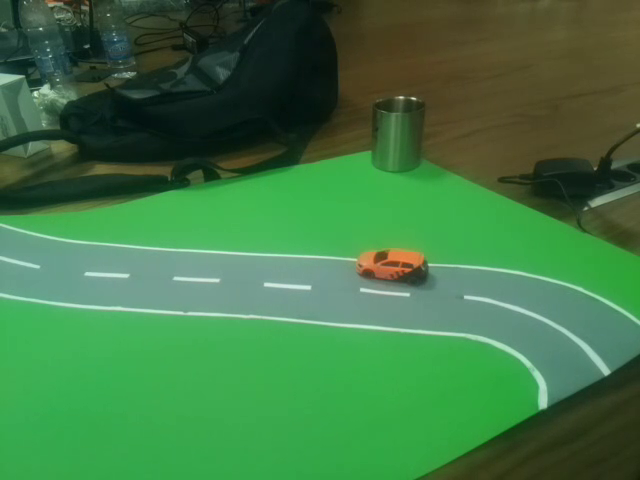
#> input picture frame 24 of video.mp4, 640 x 480 px
$ python opencv_track.py   (Python 2 division)
#> lines starting #> are read from the running program, lines starting #| are printed output that depends on the picture
import cv2
import sys
import numpy as np
(major_ver, minor_ver, subminor_ver) = (cv2.__version__).split('.')

# [9 lines of commented-out code are left out]

if __name__ == '__main__' :

    # Set up classifier
    car_cascade = cv2.CascadeClassifier("cars.xml")

    # Set up tracker.
    # Instead of MIL, you can also use

    tracker_types = ['BOOSTING', 'MIL','KCF', 'TLD', 'MEDIANFLOW', 'GOTURN']
    tracker_type = tracker_types[2]

    if int(minor_ver) < 3:
        tracker = cv2.Tracker_create(tracker_type)
    else:
        if tracker_type == 'BOOSTING':
            tracker = cv2.TrackerBoosting_create()
        if tracker_type == 'MIL':
            tracker = cv2.TrackerMIL_create()
        if tracker_type == 'KCF':
            tracker = cv2.TrackerKCF_create()
        if tracker_type == 'TLD':
            tracker = cv2.TrackerTLD_create()
        if tracker_type == 'MEDIANFLOW':
            tracker = cv2.TrackerMedianFlow_create()
        if tracker_type == 'GOTURN':
            tracker = cv2.TrackerGOTURN_create()

    # Read video
    video = cv2.VideoCapture("video.mp4")

    # Exit if video not opened.
    if not video.isOpened():
	print "Could not open video"
        sys.exit()

    # Read first frame.
    ok, frame = video.read()
#> frame is the input picture: shape (480, 640, 3); mean B, G, R 68.7, 120.5, 63.8
    if not ok:
        print 'Cannot read video file'
        sys.exit()

    gray = cv2.cvtColor(frame, cv2.COLOR_BGR2GRAY)
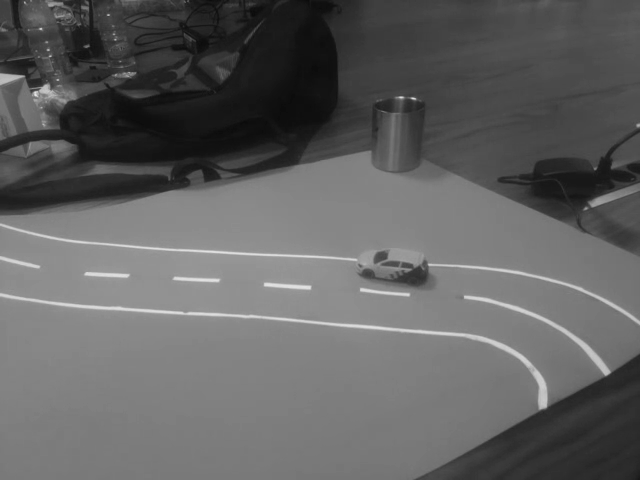
#> gray: shape (480, 640); min 11, max 229, mean 97.6
    cars = car_cascade.detectMultiScale(gray, 1.1, 1)
#> cars = [[356, 220, 92, 92], [303, 178, 164, 164]]
    while not np.any(cars):
    	gray = cv2.cvtColor(frame, cv2.COLOR_BGR2GRAY)
    	cars = car_cascade.detectMultiScale(gray, 1.1, 1)
	ok, frame = video.read()
    cid = 0
    # Define an initial bounding box
    (x,y,w,h) = cars[cid];
#> x = 356; y = 220; w = 92; h = 92
    cv2.rectangle(frame,(x,y,),(x+w,y+h),(0,0,255),2)
    cid=1;
    bbox = (x,y,w,h)
#> bbox = (356, 220, 92, 92)

    # Uncomment the line below to select a different bounding box
    #bbox = cv2.selectROI(frame, False)

    # Initialize tracker with first frame and bounding box
    ok = tracker.init(frame, bbox)

    while True:
        # Read a new frame
        ok, frame = video.read()
        if not ok:
            break
        gray = cv2.cvtColor(frame, cv2.COLOR_BGR2GRAY)
        cars = car_cascade.detectMultiScale(gray, 1.1, 1)
#> cars = [[147, 22, 41, 41], [352, 217, 98, 98]]

        # Start timer
        timer = cv2.getTickCount()

        # Update tracker
        ok, bbox = tracker.update(frame)
#> ok = True

        # Calculate Frames per second (FPS)
        fps = cv2.getTickFrequency() / (cv2.getTickCount() - timer);

        # Draw bounding box
        if ok:
            # Tracking success
            p1 = (int(bbox[0]), int(bbox[1]))
#> p1 = (356, 220)
            p2 = (int(bbox[0] + bbox[2]), int(bbox[1] + bbox[3]))
#> p2 = (448, 312)
            cv2.rectangle(frame, p1, p2, (255,0,0), 2, 1)
        else :
	    #if np.any(cars):
	    #	bbox = cars[0]
	   # 	ok = tracker.init(frame,bbox)
            # Tracking failure
            cv2.putText(frame, "Tracking failure detected", (100,80), cv2.FONT_HERSHEY_SIMPLEX, 0.75,(0,0,255),2)

        # Display tracker type on frame
        cv2.putText(frame, tracker_type + " Tracker", (100,20), cv2.FONT_HERSHEY_SIMPLEX, 0.75, (50,170,50),2);

        # Display FPS on frame
        cv2.putText(frame, "FPS : " + str(int(fps)), (100,50), cv2.FONT_HERSHEY_SIMPLEX, 0.75, (50,170,50), 2);
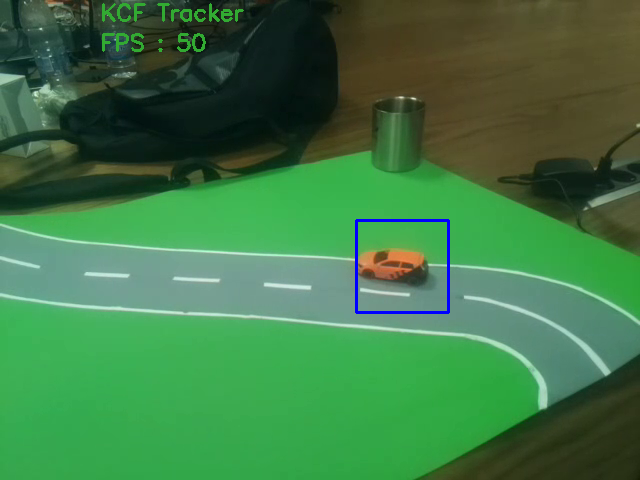
#> frame: shape (480, 640, 3); mean B, G, R 69.8, 120.3, 62.9

        # Display result
        cv2.imshow("Tracking", frame)

        # Exit if ESC pressed
        k = cv2.waitKey(1) & 0xff
#> (key Esc is pressed here)
        if k == 27 : break

$ run again, starting later in the video
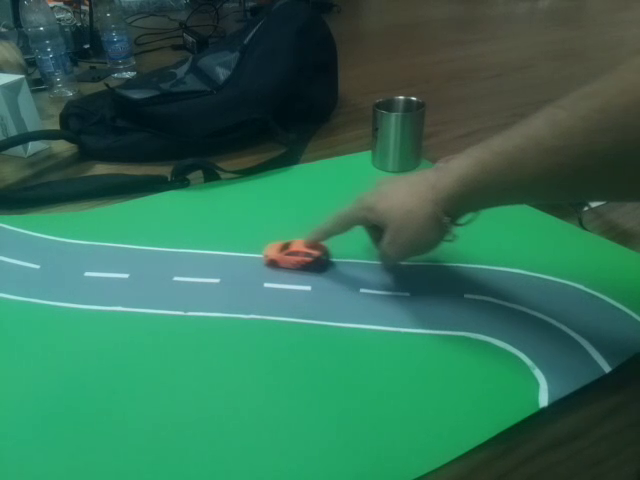
#> input picture frame 108 of video.mp4, 640 x 480 px
#> frame is the input picture: shape (480, 640, 3); mean B, G, R 85.7, 110.9, 49.7
#> `cars = car_cascade.detectMultiScale(gray, 1.1, 1)`: cars = [[144, 20, 45, 45], [234, 180, 135, 135], [286, 99, 245, 245]]
#> x = 144; y = 20; w = 45
#> bbox = (144, 20, 45, 45)
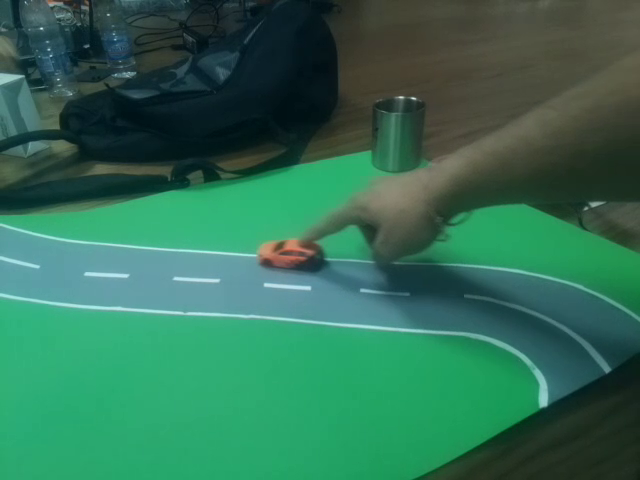
#> input picture frame 109 of video.mp4, 640 x 480 px
#> frame is the input picture: shape (480, 640, 3); mean B, G, R 85.4, 110.6, 49.2
#> `cars = car_cascade.detectMultiScale(gray, 1.1, 1)`: cars = [[176, 41, 47, 47], [253, 204, 92, 92], [280, 95, 238, 238]]
#> ok = True
#> p1 = (144, 20)
#> p2 = (189, 65)
#> `cv2.putText(frame, "FPS : " + str(int(fps)), (100,50), cv2.FONT_HERSHE..`:
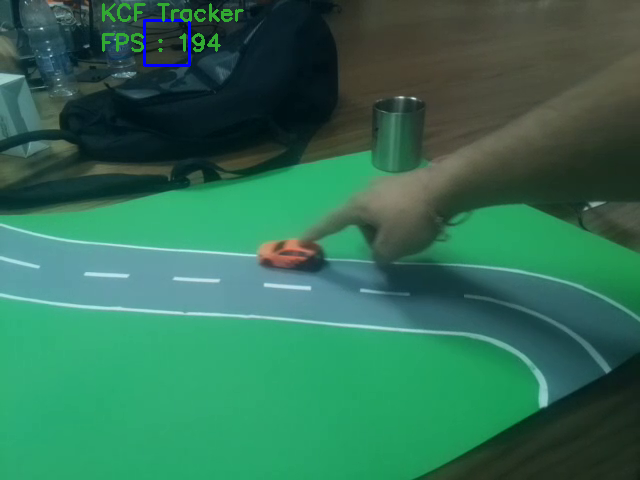
#> frame: shape (480, 640, 3); mean B, G, R 85.7, 111.1, 49.3

$ run again, starting later in the video
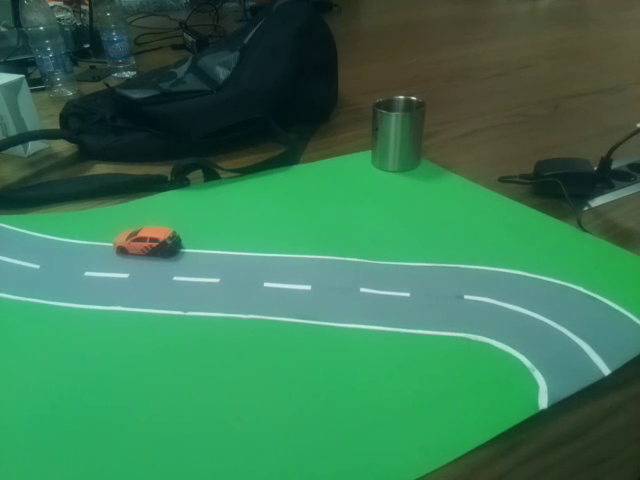
#> input picture frame 193 of video.mp4, 640 x 480 px
#> frame is the input picture: shape (480, 640, 3); mean B, G, R 83.7, 120.9, 57
#> `gray = cv2.cvtColor(frame, cv2.COLOR_BGR2GRAY)`:
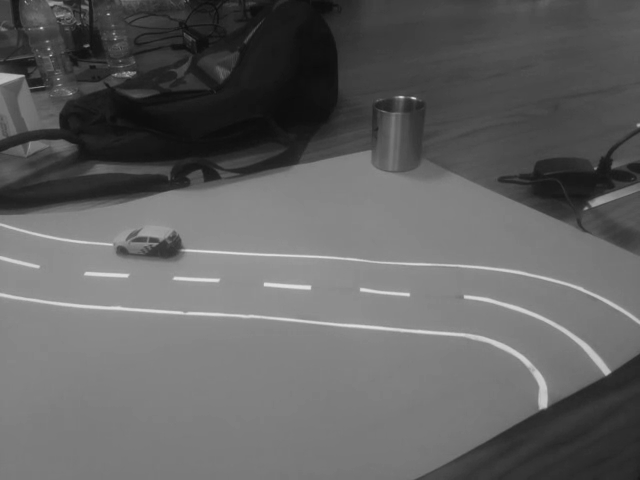
#> gray: shape (480, 640); min 12, max 227, mean 97.5
#> `cars = car_cascade.detectMultiScale(gray, 1.1, 1)`: cars = [[146, 21, 43, 43], [385, 75, 52, 52], [90, 176, 121, 121], [184, 206, 111, 111]]
#> x = 146; y = 21; w = 43
#> bbox = (146, 21, 43, 43)
#> `cars = car_cascade.detectMultiScale(gray, 1.1, 1)`: cars = [[25, 75, 26, 26], [166, 31, 24, 24], [173, 42, 46, 46], [18, 59, 44, 44], [83, 166, 133, 133], [186, 201, 116, 116]]
#> ok = True
#> p1 = (146, 21)
#> p2 = (189, 64)
#> `cv2.putText(frame, "FPS : " + str(int(fps)), (100,50), cv2.FONT_HERSHE..`:
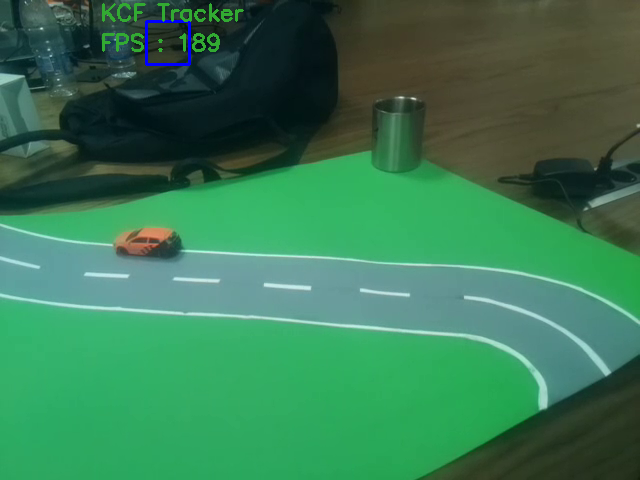
#> frame: shape (480, 640, 3); mean B, G, R 83.9, 121.4, 56.6
